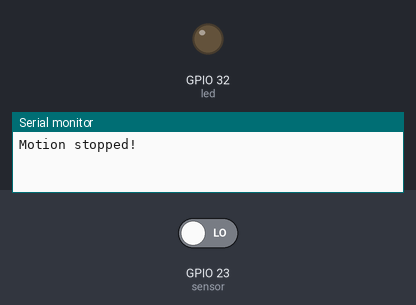
A sketch run on a simulated ESP32. Parts: output pins drawn as LEDs (lit = HIGH), the last lines printed to the serial monitor. The test bench sets the inputs (shaded band); at power-on: GPIO 23 (sensor) LOW.

Above: at 1.2 s.
1.3 s: GPIO 23 (sensor) driven HIGH
At 2.3 s:
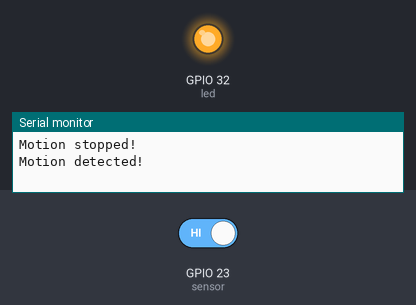
2.9 s: GPIO 23 (sensor) driven LOW
At 3.4 s:
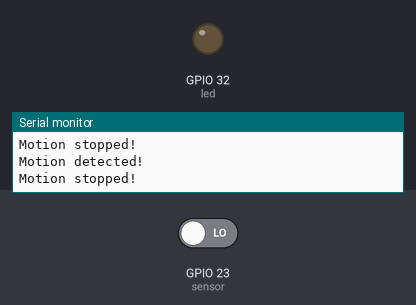
Timing chart, 0 to 5.9 s (numbered marks = the images above; inputs shaded):
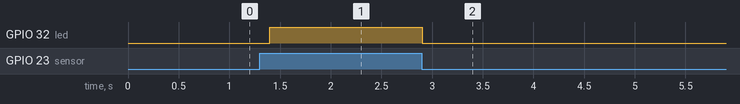

The sketch:

pir_sensor.ino
```cpp
// (licence header left out)
int led = 32;                // the pin that the LED is atteched to
int sensor = 23;              // the pin that the sensor is atteched to
int state = HIGH;             // by default, no motion detected
int val = 0;                 // variable to store the sensor status (value)

void setup() {
  pinMode(led, OUTPUT);      // initalize LED as an output
  pinMode(sensor, INPUT);    // initialize sensor as an input
  Serial.begin(115200);        // initialize serial
}

void loop(){
  val = digitalRead(sensor);   // read sensor value
  if (val == HIGH) {           // check if the sensor is HIGH
    digitalWrite(led, HIGH);   // turn LED ON
    delay(100);                // delay 100 milliseconds

    if (state == LOW) {
      Serial.println("Motion detected!");
      state = HIGH;       // update variable state to HIGH
    }
  }
  else {
      digitalWrite(led, LOW); // turn LED OFF
      delay(200);             // delay 200 milliseconds

      if (state == HIGH){
        Serial.println("Motion stopped!");
        state = LOW;       // update variable state to LOW
    }
  }
}
```

Measured:
- after the input at 1.3 s, GPIO 32 (led): LOW → HIGH after 0.10 s
- after the input at 2.9 s, GPIO 32 (led): HIGH → LOW at once
